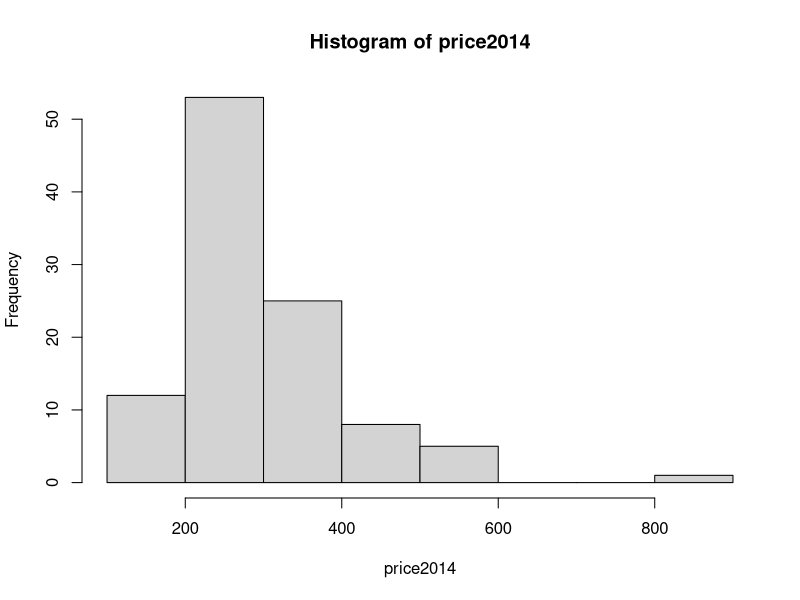
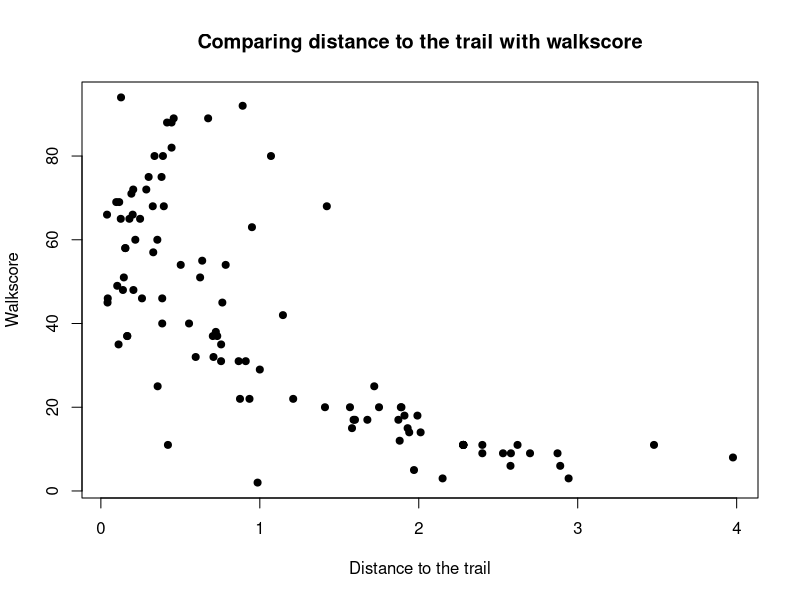
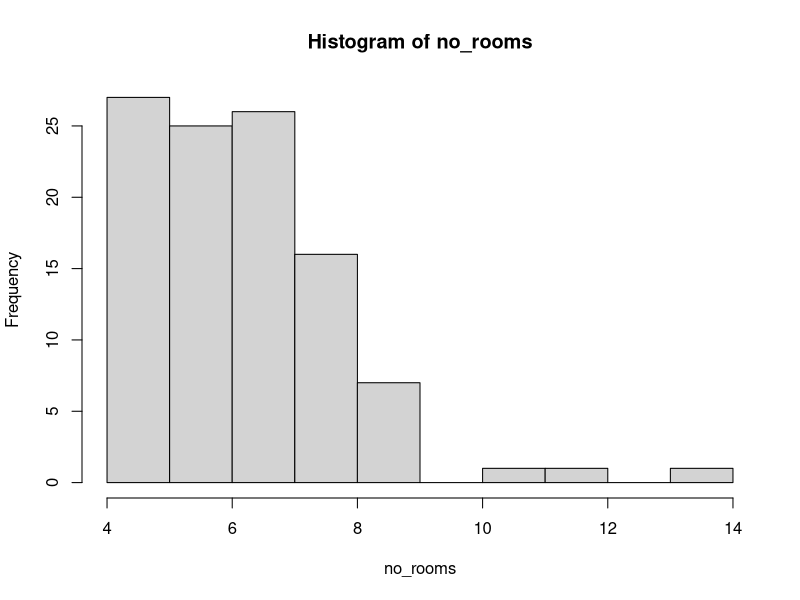
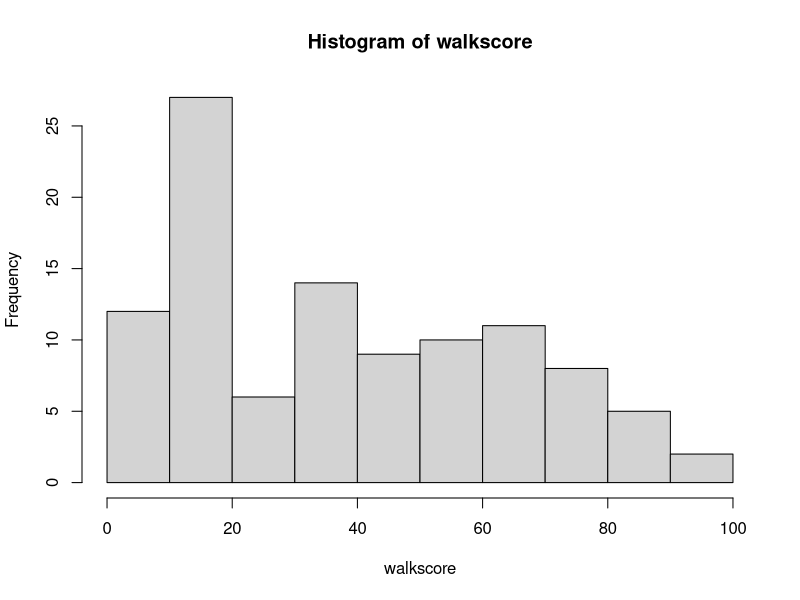
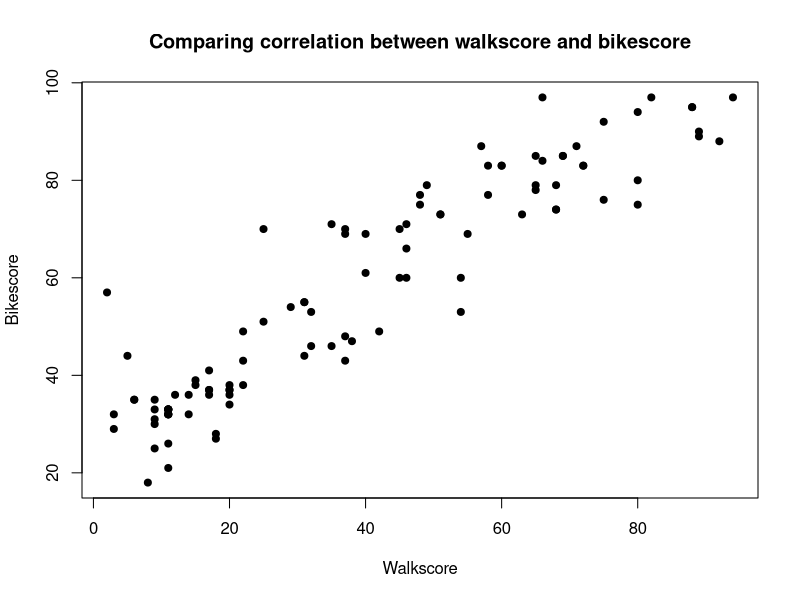
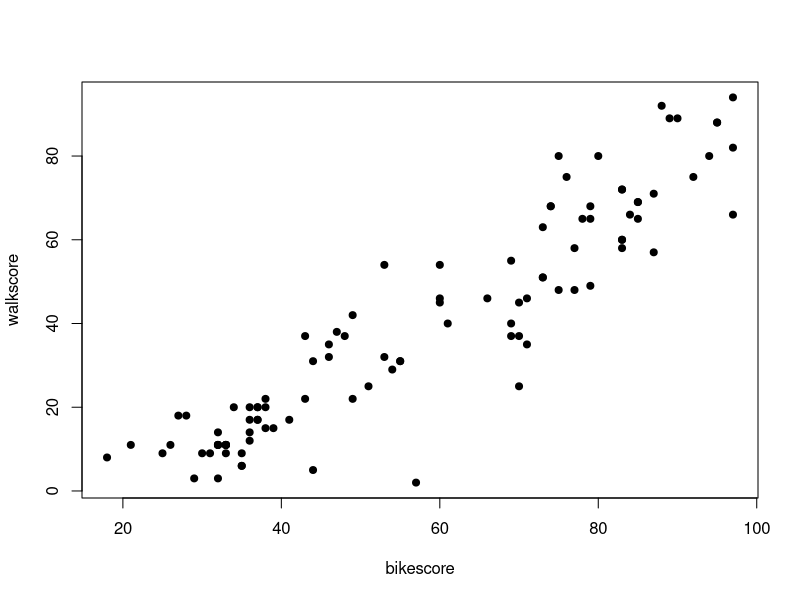
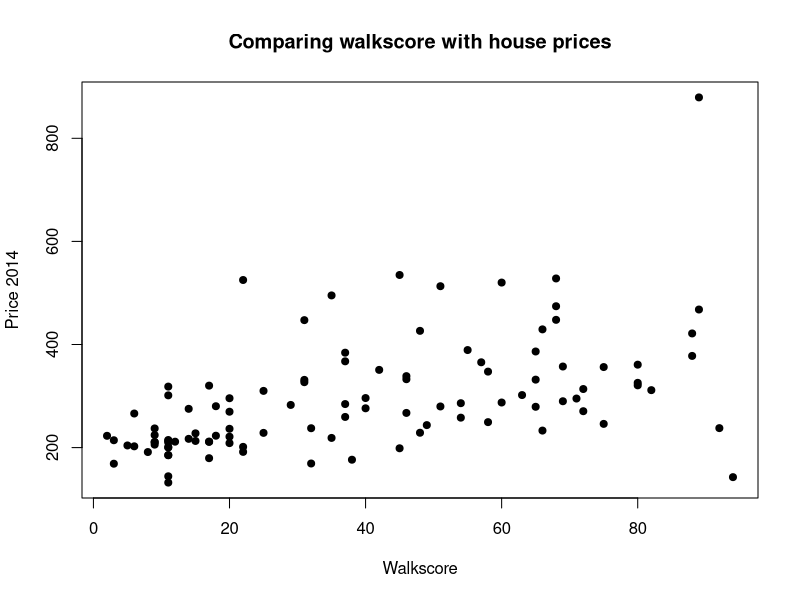
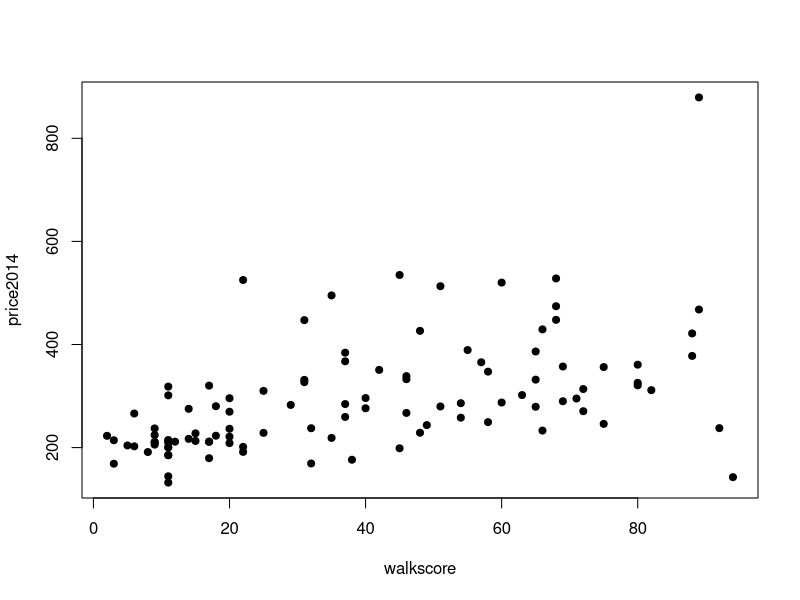

These charts were generated, in order, by the following R code: (Note: this script raises an error after producing the figures.)
library(MASS)
library(car)

houseprices <- read.csv("houseprices.csv", header=TRUE)
names(houseprices)

#
#data read in and recoded - no missing values
#
houseprices$garageF = factor(houseprices$garage_spaces)
houseprices$fullbathF = factor(houseprices$no_full_baths)
houseprices$halfbathF = factor(houseprices$no_half_baths) 
houseprices$roomF = factor(houseprices$no_rooms)
houseprices$zipF = factor(houseprices$zip)
houseprices$bedF = factor(houseprices$bedgroup)
attach(houseprices)

#
#exploration of data
#
summary(houseprices)
#out <- capture.output(summary(houseprices))
#cat("Summary Output", out, file="Summary Output GLM 1.txt", sep = "n", append=TRUE)
hist(price2014)
plot(distance, walkscore, xlab = "Distance to the trail", ylab = "Walkscore", main = "Comparing distance to the trail with walkscore", cex=1.4, pch = 20)
hist(no_rooms)
hist(walkscore)
plot(walkscore, bikescore, cex=1.4, pch=20, xlab = "Walkscore", ylab = "Bikescore", main = "Comparing correlation between walkscore and bikescore")
plot(bikescore, walkscore, cex=1.4, pch=20)

plot(walkscore, price2014, xlab = "Walkscore", ylab = "Price 2014", main = "Comparing walkscore with house prices", cex=1.4, pch = 20)

plot(walkscore, price2014, cex=1.4, pch=20)
plot(distance, price2014, cex=1.4, pch=20, xlab = "Distance to the trail", ylab = "Price 2014", main = "Comparing distance to the trail to house prices")
plot(price2014, distance)
plot(garageF, price2014, xlab = "Number of Garages", ylab = "Price 2014", main= "Comparing number of garages to Price 2014")

plot(fullbathF, price2014, xlab = "Number of Full Bathrooms", ylab = "Price 2014", main= "Comparing number of full bathrooms to Price 2014")

plot(acre, price2014)
plot(distance, price2014)
plot(zipF, price2014, xlab = "Zipcode", ylab = "Price 2014", main= "Comparing zipcode to Price 2014")
plot(no_rooms, bedF)
plot(no_rooms, price2014)
plot(roomF, bedF, xlab = "Number of Rooms", ylab = "Bed Group Factors", main= "Comparing Number of Rooms to Bed Group Factors")
plot(roomF, price2014, xlab = "Number of Rooms", ylab = "Price 2014", main= "Comparing Number of Rooms to Price 2014")
plot(squarefeet, acre)
plot(acre, squarefeet)

plot(zipF, distance, xlab = "Zip Code", ylab = "Distance to the trail", main = "Comparing zipcode to distance to trail")
#
#model fitting
#

#Number 1, doing simple linear regression to examine relationship between distance and houseprices

mdistance <- lm(price2014 ~ distance , data = houseprices)
Anova(mdistance)
sresid <- rstandard(mdistance)
qqnorm(sresid)
qqline(sresid)

#This shows that distance is highly significant predictor of house prices


#Number 2, doing a multiple linear regression, just doing a simple one without assuming any interactions 
#This is the one without the factors except fullbathF and halfbathF and zipF
#m1 = lm(price2014 ~ acre + distance + bedgroup + bikescore + fullbathF + halfbathF + no_rooms + squarefeet + walkscore + zipF, data = houseprices)
#Anova(m1)

m1 = lm(price2014 ~ acre + bedF + bikescore + distance + garageF + fullbathF + halfbathF + roomF + squarefeet + walkscore + zipF, data = houseprices)
Anova(m1)
summary(m1)

m1test = lm(price2014 ~ acre + bedF + bikescore + distance + garageF + fullbathF + halfbathF + roomF + squarefeet + walkscore + zipF, data = houseprices, direction = "backward")
summary(m1test)
step(m1, direction = "backward")
#Previously Dropped out Bikescore as it had the least significant P value

#m2 = lm(price2014 ~ acre + distance + bedgroup + fullbathF + halfbathF + roomF + squarefeet + walkscore)
#Anova(m2)

#Dropping out acre as it is the least significant
m2 = lm(price2014 ~ bedF + bikescore + distance + garageF + fullbathF + halfbathF + roomF + squarefeet + walkscore + zipF, data = houseprices)
Anova(m2)

#Old#Dropped out Distance as it had the least significant P value

#m3 = lm(price2014 ~ acre + bedgroup + fullbathF + halfbathF + roomF + squarefeet + walkscore)
#Anova(m3)

#Dropped out bedF as it is the least significant
m3 = lm(price2014 ~ bikescore + distance + garageF + fullbathF + halfbathF + roomF + squarefeet + walkscore + zipF, data = houseprices)
Anova(m3)


#Old#Dropped out bedgroup as it had the least significant P value 

#m4 = lm(price2014 ~ acre + fullbathF + halfbathF + roomF + squarefeet + walkscore)
#Anova(m4)

#Dropped out distance 
m4 = lm(price2014 ~ bikescore + garageF + fullbathF + halfbathF + roomF + squarefeet + walkscore + zipF, data = houseprices)
Anova(m4)


#Old#Dropped out acre as it had the least significant P value

#m5 = lm(price2014 ~  fullbathF + halfbathF + roomF + squarefeet + walkscore)
#Anova(m5)

#Dropped out bikescore as it has the least significant P value
m5 = lm(price2014 ~ garageF + fullbathF + halfbathF + roomF + squarefeet + walkscore + zipF, data = houseprices)
Anova(m5)


#Old#Dropped out halfbathF as it had the least significant P value

#m6 = lm(price2014 ~  fullbathF + roomF + squarefeet + walkscore)
#Anova(m6)

#Dropped out garageF as it has the highest P value

m6 = lm(price2014 ~ fullbathF + halfbathF + roomF + squarefeet + walkscore + zipF, data = houseprices)
Anova(m6)
summary(m6)
#All values are now significant so now m6 is the final simple model
#Checkign the residuals

simpleresid <- rstandard(m6)
qqnorm(simpleresid)
qqline(simpleresid)

par(mfrow=c(2,2))
plot(m6)
#Residuals do not fit well at both ends


plot(fitted(m6),simpleresid)
#Old#Dropped out fullbathF as it had the least significant P value

#m7 = lm(price2014 ~  roomF + squarefeet + walkscore)
#Anova(m7)

##Just testing out different things 

#m8 = lm(price2014 ~ bikescore + roomF + squarefeet)
#Anova(m8)
##However, when I switch things up, bikescore now became significant

#m9 = lm(price2014 ~ roomF + fullbathF + squarefeet)
#Anova(m9)
#fullbathF is still not significant 

#m10 <- lm(price2014 ~ roomF + squarefeet + distance)
#Anova(m10)

#Now distance is significant with a p-value 0.0175 so this shows a complex relationship


##Now setting up a complex linear model based on the assumed interactions between the variables


m11 <- lm(price2014 ~ squarefeet*acre + roomF*fullbathF*halfbathF*bedF*garageF + bikescore*walkscore*zipF*distance, data = houseprices)
Anova(m11)

#Removing all of the interactions that have 0df (are repeats), starting taking out three of the least significant interactions
m12 <- lm(price2014 ~ squarefeet*acre + roomF*fullbathF*halfbathF*bedF*garageF + bikescore*walkscore*zipF*distance 
          -roomF:fullbathF:halfbathF -roomF:halfbathF:bedF -fullbathF:halfbathF:bedF -roomF:halfbathF:garageF 
          -fullbathF:halfbathF:garageF -roomF:bedF:garageF -halfbathF:bedF:garageF -roomF:fullbathF:halfbathF:bedF
          -roomF:fullbathF:halfbathF:garageF -roomF:fullbathF:bedF:garageF -roomF:halfbathF:bedF:garageF 
          -fullbathF:halfbathF:bedF:garageF -roomF:fullbathF:halfbathF:bedF:garageF, data = houseprices)
Anova(m12)

#Removed halfbathF:bedF, roomF:fullbathF , fullbathF:halfbathF
m13 <- lm(price2014 ~ squarefeet*acre + roomF*fullbathF*halfbathF*bedF*garageF + bikescore*walkscore*zipF*distance 
          -roomF:fullbathF:halfbathF -roomF:halfbathF:bedF -fullbathF:halfbathF:bedF -roomF:halfbathF:garageF 
          -fullbathF:halfbathF:garageF -roomF:bedF:garageF -halfbathF:bedF:garageF -roomF:fullbathF:halfbathF:bedF
          -roomF:fullbathF:halfbathF:garageF -roomF:fullbathF:bedF:garageF -roomF:halfbathF:bedF:garageF 
          -fullbathF:halfbathF:bedF:garageF -roomF:fullbathF:halfbathF:bedF:garageF -halfbathF:bedF
          -roomF:fullbathF -fullbathF:halfbathF, data = houseprices)
Anova(m13)

#Got rid of all the triple interactions as they were colluding the results
m14 <- lm(price2014 ~ squarefeet*acre + roomF*fullbathF*halfbathF*bedF*garageF + bikescore*walkscore*zipF*distance 
          -roomF:fullbathF:halfbathF -roomF:halfbathF:bedF -fullbathF:halfbathF:bedF -roomF:halfbathF:garageF 
          -fullbathF:halfbathF:garageF -roomF:bedF:garageF -halfbathF:bedF:garageF -roomF:fullbathF:halfbathF:bedF
          -roomF:fullbathF:halfbathF:garageF -roomF:fullbathF:bedF:garageF -roomF:halfbathF:bedF:garageF 
          -fullbathF:halfbathF:bedF:garageF -roomF:fullbathF:halfbathF:bedF:garageF -halfbathF:bedF
          -roomF:fullbathF -fullbathF:halfbathF -roomF:fullbathF:bedF -roomF:fullbathF:garageF 
          -fullbathF:bedF:garageF -bikescore:walkscore:zipF -bikescore:walkscore:distance -bikescore:zipF:distance
          -walkscore:zipF:distance -bikescore:walkscore:zipF:distance, data = houseprices)
Anova(m14)

#Got rid of fullbathF:garageF , halfbathF:garageF , bikescore:zipF , walkscore:distance , squarefeet:acre
m15 <- lm(price2014 ~ squarefeet*acre + roomF*fullbathF*halfbathF*bedF*garageF + bikescore*walkscore*zipF*distance 
          -roomF:fullbathF:halfbathF -roomF:halfbathF:bedF -fullbathF:halfbathF:bedF -roomF:halfbathF:garageF 
          -fullbathF:halfbathF:garageF -roomF:bedF:garageF -halfbathF:bedF:garageF -roomF:fullbathF:halfbathF:bedF
          -roomF:fullbathF:halfbathF:garageF -roomF:fullbathF:bedF:garageF -roomF:halfbathF:bedF:garageF 
          -fullbathF:halfbathF:bedF:garageF -roomF:fullbathF:halfbathF:bedF:garageF -halfbathF:bedF
          -roomF:fullbathF -fullbathF:halfbathF -roomF:fullbathF:bedF -roomF:fullbathF:garageF 
          -fullbathF:bedF:garageF -bikescore:walkscore:zipF -bikescore:walkscore:distance -bikescore:zipF:distance
          -walkscore:zipF:distance -bikescore:walkscore:zipF:distance -fullbathF:garageF -halfbathF:garageF
          -bikescore:zipF -walkscore:distance -squarefeet:acre, data = houseprices)
Anova(m15)

#Got rid of bedF, acre, zipF:distance
m16 <- lm(price2014 ~ squarefeet*acre + roomF*fullbathF*halfbathF*bedF*garageF + bikescore*walkscore*zipF*distance 
          -roomF:fullbathF:halfbathF -roomF:halfbathF:bedF -fullbathF:halfbathF:bedF -roomF:halfbathF:garageF 
          -fullbathF:halfbathF:garageF -roomF:bedF:garageF -halfbathF:bedF:garageF -roomF:fullbathF:halfbathF:bedF
          -roomF:fullbathF:halfbathF:garageF -roomF:fullbathF:bedF:garageF -roomF:halfbathF:bedF:garageF 
          -fullbathF:halfbathF:bedF:garageF -roomF:fullbathF:halfbathF:bedF:garageF -halfbathF:bedF
          -roomF:fullbathF -fullbathF:halfbathF -roomF:fullbathF:bedF -roomF:fullbathF:garageF 
          -fullbathF:bedF:garageF -bikescore:walkscore:zipF -bikescore:walkscore:distance -bikescore:zipF:distance
          -walkscore:zipF:distance -bikescore:walkscore:zipF:distance -fullbathF:garageF -halfbathF:garageF
          -bikescore:zipF -walkscore:distance -squarefeet:acre -bedF -acre -zipF:distance, data = houseprices)
Anova(m16)


#Got rid of squarefeet , roomF:bedF, bedF:garageF, bikescore:distance
m17 <- lm(price2014 ~ squarefeet*acre + roomF*fullbathF*halfbathF*bedF*garageF + bikescore*walkscore*zipF*distance 
          -roomF:fullbathF:halfbathF -roomF:halfbathF:bedF -fullbathF:halfbathF:bedF -roomF:halfbathF:garageF 
          -fullbathF:halfbathF:garageF -roomF:bedF:garageF -halfbathF:bedF:garageF -roomF:fullbathF:halfbathF:bedF
          -roomF:fullbathF:halfbathF:garageF -roomF:fullbathF:bedF:garageF -roomF:halfbathF:bedF:garageF 
          -fullbathF:halfbathF:bedF:garageF -roomF:fullbathF:halfbathF:bedF:garageF -halfbathF:bedF
          -roomF:fullbathF -fullbathF:halfbathF -roomF:fullbathF:bedF -roomF:fullbathF:garageF 
          -fullbathF:bedF:garageF -bikescore:walkscore:zipF -bikescore:walkscore:distance -bikescore:zipF:distance
          -walkscore:zipF:distance -bikescore:walkscore:zipF:distance -fullbathF:garageF -halfbathF:garageF
          -bikescore:zipF -walkscore:distance -squarefeet:acre -bedF -acre -zipF:distance
          -squarefeet - roomF:bedF -bedF:garageF -bikescore:distance, data = houseprices)
Anova(m17)


#Got rid of fullbathF:bedF , walkscore:zipF , distance
m18 <- lm(price2014 ~ squarefeet*acre + roomF*fullbathF*halfbathF*bedF*garageF + bikescore*walkscore*zipF*distance 
          -roomF:fullbathF:halfbathF -roomF:halfbathF:bedF -fullbathF:halfbathF:bedF -roomF:halfbathF:garageF 
          -fullbathF:halfbathF:garageF -roomF:bedF:garageF -halfbathF:bedF:garageF -roomF:fullbathF:halfbathF:bedF
          -roomF:fullbathF:halfbathF:garageF -roomF:fullbathF:bedF:garageF -roomF:halfbathF:bedF:garageF 
          -fullbathF:halfbathF:bedF:garageF -roomF:fullbathF:halfbathF:bedF:garageF -halfbathF:bedF
          -roomF:fullbathF -fullbathF:halfbathF -roomF:fullbathF:bedF -roomF:fullbathF:garageF 
          -fullbathF:bedF:garageF -bikescore:walkscore:zipF -bikescore:walkscore:distance -bikescore:zipF:distance
          -walkscore:zipF:distance -bikescore:walkscore:zipF:distance -fullbathF:garageF -halfbathF:garageF
          -bikescore:zipF -walkscore:distance -squarefeet:acre -bedF -acre -zipF:distance
          -squarefeet - roomF:bedF -bedF:garageF -bikescore:distance -fullbathF -walkscore:zipF - distance, data = houseprices)
Anova(m18)

##Got rid of bikescore
m19 <- lm(price2014 ~ squarefeet*acre + roomF*fullbathF*halfbathF*bedF*garageF + bikescore*walkscore*zipF*distance 
          -roomF:fullbathF:halfbathF -roomF:halfbathF:bedF -fullbathF:halfbathF:bedF -roomF:halfbathF:garageF 
          -fullbathF:halfbathF:garageF -roomF:bedF:garageF -halfbathF:bedF:garageF -roomF:fullbathF:halfbathF:bedF
          -roomF:fullbathF:halfbathF:garageF -roomF:fullbathF:bedF:garageF -roomF:halfbathF:bedF:garageF 
          -fullbathF:halfbathF:bedF:garageF -roomF:fullbathF:halfbathF:bedF:garageF -halfbathF:bedF
          -roomF:fullbathF -fullbathF:halfbathF -roomF:fullbathF:bedF -roomF:fullbathF:garageF 
          -fullbathF:bedF:garageF -bikescore:walkscore:zipF -bikescore:walkscore:distance -bikescore:zipF:distance
          -walkscore:zipF:distance -bikescore:walkscore:zipF:distance -fullbathF:garageF -halfbathF:garageF
          -bikescore:zipF -walkscore:distance -squarefeet:acre -bedF -acre -zipF:distance
          -squarefeet - roomF:bedF -bedF:garageF -bikescore:distance -fullbathF -walkscore:zipF - distance
          -bikescore, data = houseprices)
Anova(m19)

#Got rid of roomF:halfbathF
m20 <- lm(price2014 ~ squarefeet*acre + roomF*fullbathF*halfbathF*bedF*garageF + bikescore*walkscore*zipF*distance 
          -roomF:fullbathF:halfbathF -roomF:halfbathF:bedF -fullbathF:halfbathF:bedF -roomF:halfbathF:garageF 
          -fullbathF:halfbathF:garageF -roomF:bedF:garageF -halfbathF:bedF:garageF -roomF:fullbathF:halfbathF:bedF
          -roomF:fullbathF:halfbathF:garageF -roomF:fullbathF:bedF:garageF -roomF:halfbathF:bedF:garageF 
          -fullbathF:halfbathF:bedF:garageF -roomF:fullbathF:halfbathF:bedF:garageF -halfbathF:bedF
          -roomF:fullbathF -fullbathF:halfbathF -roomF:fullbathF:bedF -roomF:fullbathF:garageF 
          -fullbathF:bedF:garageF -bikescore:walkscore:zipF -bikescore:walkscore:distance -bikescore:zipF:distance
          -walkscore:zipF:distance -bikescore:walkscore:zipF:distance -fullbathF:garageF -halfbathF:garageF
          -bikescore:zipF -walkscore:distance -squarefeet:acre -bedF -acre -zipF:distance
          -squarefeet - roomF:bedF -bedF:garageF -bikescore:distance -fullbathF -walkscore:zipF - distance
          -bikescore -roomF:halfbathF, data = houseprices)
Anova(m20)

#Final model, got rid of roomF:garageF
m21 <- lm(price2014 ~ squarefeet*acre + roomF*fullbathF*halfbathF*bedF*garageF + bikescore*walkscore*zipF*distance 
          -roomF:fullbathF:halfbathF -roomF:halfbathF:bedF -fullbathF:halfbathF:bedF -roomF:halfbathF:garageF 
          -fullbathF:halfbathF:garageF -roomF:bedF:garageF -halfbathF:bedF:garageF -roomF:fullbathF:halfbathF:bedF
          -roomF:fullbathF:halfbathF:garageF -roomF:fullbathF:bedF:garageF -roomF:halfbathF:bedF:garageF 
          -fullbathF:halfbathF:bedF:garageF -roomF:fullbathF:halfbathF:bedF:garageF -halfbathF:bedF
          -roomF:fullbathF -fullbathF:halfbathF -roomF:fullbathF:bedF -roomF:fullbathF:garageF 
          -fullbathF:bedF:garageF -bikescore:walkscore:zipF -bikescore:walkscore:distance -bikescore:zipF:distance
          -walkscore:zipF:distance -bikescore:walkscore:zipF:distance -fullbathF:garageF -halfbathF:garageF
          -bikescore:zipF -walkscore:distance -squarefeet:acre -bedF -acre -zipF:distance
          -squarefeet - roomF:bedF -bedF:garageF -bikescore:distance -fullbathF -walkscore:zipF - distance
          -bikescore -roomF:halfbathF-roomF:garageF, data = houseprices)
Anova(m21)

#Testing out the residuals of the complex final model (m21)
complexresid <- rstandard(m21)
qqnorm(complexresid)
qqline(complexresid)

#The residuals are still not that good at the ends, but it is a better fit then the simplified model

plot(fitted(m21),complexresid)
#Doing a boxcox analysis to check how to better improve the model

boxcox(m6)
#For the simple model, it is close to 0 which means that it makes sense to log it

boxcox(m21)
#For the complex model, it is also close to 0 which further reinforces that I should log it

#Adding log to the simple model
m7 <- lm(log(price2014) ~ fullbathF + halfbathF + roomF + squarefeet + walkscore + zipF, data = houseprices)
Anova(m7)

simplelogresid <- rstandard(m7)
qqnorm(simplelogresid)
qqline(simplelogresid)
#Adding log to the complex model
m22 <- lm(log(price2014) ~ squarefeet*acre + roomF*fullbathF*halfbathF*bedF*garageF + bikescore*walkscore*zipF*distance 
          -roomF:fullbathF:halfbathF -roomF:halfbathF:bedF -fullbathF:halfbathF:bedF -roomF:halfbathF:garageF 
          -fullbathF:halfbathF:garageF -roomF:bedF:garageF -halfbathF:bedF:garageF -roomF:fullbathF:halfbathF:bedF
          -roomF:fullbathF:halfbathF:garageF -roomF:fullbathF:bedF:garageF -roomF:halfbathF:bedF:garageF 
          -fullbathF:halfbathF:bedF:garageF -roomF:fullbathF:halfbathF:bedF:garageF -halfbathF:bedF
          -roomF:fullbathF -fullbathF:halfbathF -roomF:fullbathF:bedF -roomF:fullbathF:garageF 
          -fullbathF:bedF:garageF -bikescore:walkscore:zipF -bikescore:walkscore:distance -bikescore:zipF:distance
          -walkscore:zipF:distance -bikescore:walkscore:zipF:distance -fullbathF:garageF -halfbathF:garageF
          -bikescore:zipF -walkscore:distance -squarefeet:acre -bedF -acre -zipF:distance
          -squarefeet - roomF:bedF -bedF:garageF -bikescore:distance -fullbathF -walkscore:zipF - distance
          -bikescore -roomF:halfbathF-roomF:garageF, data = houseprices)
Anova(m22)
summary(m22)
complexlogresid <- rstandard(m22)
qqnorm(complexlogresid)
qqline(complexlogresid)
#Testing out the residuals for the final model (m7) and it shows that this is not a really good fit for this model as the residuals are not normal
#sresid = rstandard(m7)
#qqnorm(sresid)
#qqline(sresid)


#sresid = rstandard(m8)
#qqnorm(sresid)
#qqline(sresid)

#boxCox(m7)


#Simplified complex model 
m31 <- lm(price2014 ~ (squarefeet+acre)^2 + (roomF+fullbathF+halfbathF+bedF+garageF)^2 + (bikescore+walkscore+zipF+distance)^2, data = houseprices)
Anova(m31)

#Dropped halfbathF:bedF

m32 <- lm(price2014 ~ (squarefeet+acre)^2 + (roomF+fullbathF+halfbathF+bedF+garageF)^2 -halfbathF:bedF + (bikescore+walkscore+zipF+distance)^2, data = houseprices)
Anova(m32)

#Dropped squarefeet:acre
m33 <- lm(price2014 ~ squarefeet+acre + (roomF+fullbathF+halfbathF+bedF+garageF)^2 -halfbathF:bedF + (bikescore+walkscore+zipF+distance)^2, data = houseprices)
Anova(m33)

#Dropped roomF:fullbathF
m34 <- lm(price2014 ~ squarefeet+acre + (roomF+fullbathF+halfbathF+bedF+garageF)^2 -roomF:fullbathF -halfbathF:bedF + (bikescore+walkscore+zipF+distance)^2, data = houseprices)
Anova(m34)

#Dropped bedF
m35 <- lm(price2014 ~ squarefeet+acre + (roomF+fullbathF+halfbathF+bedF+garageF)^2 -roomF:fullbathF -halfbathF:bedF-bedF + (bikescore+walkscore+zipF+distance)^2, data = houseprices)
Anova(m35)

#Dropped fullbathF:garageF 
m36 <- lm(price2014 ~ squarefeet+acre + (roomF+fullbathF+halfbathF+bedF+garageF)^2 -roomF:fullbathF -halfbathF:bedF-bedF-fullbathF:garageF + (bikescore+walkscore+zipF+distance)^2, data = houseprices)
Anova(m36)

#Dropped bikescore 
m37 <- lm(price2014 ~ squarefeet+acre + (roomF+fullbathF+halfbathF+bedF+garageF)^2 -roomF:fullbathF -halfbathF:bedF-bedF-fullbathF:garageF + (bikescore+walkscore+zipF+distance)^2 -bikescore, data = houseprices)
Anova(m37)

#Dropped bikescore:distance 
m38 <- lm(price2014 ~ squarefeet+acre + (roomF+fullbathF+halfbathF+bedF+garageF)^2 -roomF:fullbathF -halfbathF:bedF-bedF-fullbathF:garageF + (bikescore+walkscore+zipF+distance)^2 -bikescore-bikescore:distance, data = houseprices)
Anova(m38)

#Dropped distance
m39 <- lm(price2014 ~ squarefeet+acre + (roomF+fullbathF+halfbathF+bedF+garageF)^2 -roomF:fullbathF -halfbathF:bedF-bedF-fullbathF:garageF + (bikescore+walkscore+zipF+distance)^2 -bikescore-bikescore:distance-distance, data = houseprices)
Anova(m39)

#Dropped fullbathF;bedF
m40 <- lm(price2014 ~ squarefeet+acre + (roomF+fullbathF+halfbathF+bedF+garageF)^2 -roomF:fullbathF -halfbathF:bedF-bedF-fullbathF:garageF-fullbathF:bedF + (bikescore+walkscore+zipF+distance)^2 -bikescore-bikescore:distance-distance, data = houseprices)
Anova(m40)

#Dropped halfbathF: garageF
m41 <- lm(price2014 ~ squarefeet+acre + (roomF+fullbathF+halfbathF+bedF+garageF)^2 -roomF:fullbathF -halfbathF:bedF-bedF-fullbathF:garageF-fullbathF:bedF + (bikescore+walkscore+zipF+distance)^2 -bikescore-bikescore:distance-distance-halfbathF:garageF, data = houseprices)
Anova(m41)

#Dropped walkscore:distance
m42 <- lm(price2014 ~ squarefeet+acre + (roomF+fullbathF+halfbathF+bedF+garageF)^2 -roomF:fullbathF -halfbathF:bedF-bedF-fullbathF:garageF-fullbathF:bedF + (bikescore+walkscore+zipF+distance)^2 -bikescore-bikescore:distance-distance-halfbathF:garageF-walkscore:distance, data = houseprices)
Anova(m42)

#Dropped roomF:garageF
m43 <- lm(price2014 ~ squarefeet+acre + (roomF+fullbathF+halfbathF+bedF+garageF)^2 -roomF:fullbathF -halfbathF:bedF-bedF-fullbathF:garageF-fullbathF:bedF + (bikescore+walkscore+zipF+distance)^2 -bikescore-bikescore:distance-distance-halfbathF:garageF-walkscore:distance-roomF:garageF, data = houseprices)
Anova(m43)

#Dropped bedF:garageF
m44 <- lm(price2014 ~ squarefeet+acre + (roomF+fullbathF+halfbathF+bedF+garageF)^2 -roomF:fullbathF -halfbathF:bedF-bedF-fullbathF:garageF-fullbathF:bedF + (bikescore+walkscore+zipF+distance)^2 -bikescore-bikescore:distance-distance-halfbathF:garageF-walkscore:distance-roomF:garageF-bedF:garageF, data = houseprices)
Anova(m44)

#Dropped walkscore
m45 <- lm(price2014 ~ squarefeet+acre + (roomF+fullbathF+halfbathF+bedF+garageF)^2 -roomF:fullbathF -halfbathF:bedF-bedF-fullbathF:garageF-fullbathF:bedF + (bikescore+walkscore+zipF+distance)^2 -bikescore-bikescore:distance-distance-halfbathF:garageF-walkscore:distance-roomF:garageF-bedF:garageF-walkscore, data = houseprices)
Anova(m45)

#Dropped bikescore:walkscore
m46 <- lm(price2014 ~ squarefeet+acre + (roomF+fullbathF+halfbathF+bedF+garageF)^2 -roomF:fullbathF -halfbathF:bedF-bedF-fullbathF:garageF-fullbathF:bedF + (bikescore+walkscore+zipF+distance)^2 -bikescore-bikescore:distance-distance-halfbathF:garageF-walkscore:distance-roomF:garageF-bedF:garageF-walkscore-bikescore:walkscore, data = houseprices)
Anova(m46)

#Dropped roomF:halfbathF
m47 <- lm(price2014 ~ squarefeet+acre + (roomF+fullbathF+halfbathF+bedF+garageF)^2 -roomF:fullbathF -halfbathF:bedF-bedF-fullbathF:garageF-fullbathF:bedF + (bikescore+walkscore+zipF+distance)^2 -bikescore-bikescore:distance-distance-halfbathF:garageF-walkscore:distance-roomF:garageF-bedF:garageF-walkscore-bikescore:walkscore-roomF:halfbathF, data = houseprices)
Anova(m47)


#Dropped roomF:bedF
m48 <- lm(price2014 ~ squarefeet+acre + (roomF+fullbathF+halfbathF+bedF+garageF)^2 -roomF:fullbathF -halfbathF:bedF-bedF-fullbathF:garageF-fullbathF:bedF + (bikescore+walkscore+zipF+distance)^2 -bikescore-bikescore:distance-distance-halfbathF:garageF-walkscore:distance-roomF:garageF-bedF:garageF-walkscore-bikescore:walkscore-roomF:halfbathF-roomF:bedF, data = houseprices)
Anova(m48)

#Dropped bikescore:zipF
m49 <- lm(price2014 ~ squarefeet+acre + (roomF+fullbathF+halfbathF+bedF+garageF)^2 -roomF:fullbathF -halfbathF:bedF-bedF-fullbathF:garageF-fullbathF:bedF + (bikescore+walkscore+zipF+distance)^2 -bikescore-bikescore:distance-distance-halfbathF:garageF-walkscore:distance-roomF:garageF-bedF:garageF-walkscore-bikescore:walkscore-roomF:halfbathF-roomF:bedF-bikescore:zipF, data = houseprices)
Anova(m49)

#Dropped walkscore:zipF
m50 <- lm(price2014 ~ squarefeet+acre + (roomF+fullbathF+halfbathF+bedF+garageF)^2 -roomF:fullbathF -halfbathF:bedF-bedF-fullbathF:garageF-fullbathF:bedF + (bikescore+walkscore+zipF+distance)^2 -bikescore-bikescore:distance-distance-halfbathF:garageF-walkscore:distance-roomF:garageF-bedF:garageF-walkscore-bikescore:walkscore-roomF:halfbathF-roomF:bedF-bikescore:zipF-walkscore:zipF, data = houseprices)
Anova(m50)

#Dropped zipF:distance
m51 <- lm(price2014 ~ squarefeet+acre + (roomF+fullbathF+halfbathF+bedF+garageF)^2 -roomF:fullbathF -halfbathF:bedF-bedF-fullbathF:garageF-fullbathF:bedF + (bikescore+walkscore+zipF+distance)^2 -bikescore-bikescore:distance-distance-halfbathF:garageF-walkscore:distance-roomF:garageF-bedF:garageF-walkscore-bikescore:walkscore-roomF:halfbathF-roomF:bedF-bikescore:zipF-walkscore:zipF-zipF:distance, data = houseprices)
Anova(m51)

#Dropped acre
m52 <- lm(price2014 ~ squarefeet + roomF + fullbathF + halfbathF + garageF + zipF + fullbathF:halfbathF , data = houseprices)
Anova(m52)

#Dropped garageF for final model
m53 <- lm(price2014 ~ squarefeet + roomF + fullbathF + halfbathF + zipF + fullbathF:halfbathF , data = houseprices)
Anova(m53)

summary(m53)





##Final semi-complex model


m60 <- lm(price2014 ~ squarefeet + acre + (bikescore + walkscore)^2 + (zipF + distance)^2 + (bedF + roomF)^2 + garageF + fullbathF + halfbathF, data = houseprices)
Anova(m60)

#Dropped distance 

m61 <- lm(price2014 ~ squarefeet + acre + (bikescore + walkscore)^2 + zipF + zipF:distance + (bedF + roomF)^2 + garageF + fullbathF + halfbathF, data = houseprices)
Anova(m61)

#Dropped bedF:roomF

m62 <- lm(price2014 ~ squarefeet + acre + (bikescore + walkscore)^2 + zipF + zipF:distance + bedF + roomF + garageF + fullbathF + halfbathF, data = houseprices)
Anova(m62)

#Dropped zipF:distance

m63 <- lm(price2014 ~ squarefeet + acre + (bikescore + walkscore)^2 + zipF + bedF + roomF + garageF + fullbathF + halfbathF, data = houseprices)
Anova(m63)

#Dropped bikescore

m64 <- lm(price2014 ~ squarefeet + acre + walkscore + bikescore:walkscore + zipF + bedF + roomF + garageF + fullbathF + halfbathF, data = houseprices)
Anova(m64)

#Dropped bedF

m65 <- lm(price2014 ~ squarefeet + acre + walkscore + bikescore:walkscore + zipF + roomF + garageF + fullbathF + halfbathF, data = houseprices)
Anova(m65)

#Dropped acre

m66 <- lm(price2014 ~ squarefeet + walkscore + bikescore:walkscore + zipF + roomF + garageF + fullbathF + halfbathF, data = houseprices)
Anova(m66)

#Dropped halfbathF

m67 <- lm(price2014 ~ squarefeet + walkscore + bikescore:walkscore + zipF + roomF + garageF + fullbathF, data = houseprices)
Anova(m67)
summary(m67)

complexresid <- rstandard(m67)
qqnorm(complexresid)
qqline(complexresid)

boxcox(m67)


m68 <- lm(log(price2014) ~ squarefeet + walkscore + bikescore:walkscore + zipF + roomF + garageF + fullbathF, data = houseprices)
Anova(m68)

#Drop walkscore:bikescore as it is the least significant 

m69 <- lm(log(price2014) ~ squarefeet + walkscore + zipF + roomF + garageF + fullbathF, data = houseprices)
Anova(m69)

#Dropped off garageF

m70 <- lm(log(price2014) ~ squarefeet + walkscore + zipF + roomF + fullbathF, data = houseprices)
Anova(m70)

#Dropped off fullbathF

m71 <- lm(log(price2014) ~ squarefeet + walkscore + zipF + roomF, data = houseprices)
Anova(m71)

#Drop off zipF 

m72 <- lm(log(price2014) ~ squarefeet + walkscore + roomF, data = houseprices)
Anova(m72)

#Drop roomF 
m73 <- lm(log(price2014) ~ squarefeet + walkscore, data = houseprices)
Anova(m73)

summary(m73)

complexlogresid <- rstandard(m73)
hist(complexlogresid)
qqnorm(complexlogresid)
qqline(complexlogresid)


#boxcox(m6)

#Adding log to the simple model
#m7 <- lm(log(price2014) ~ fullbathF + halfbathF + roomF + squarefeet + walkscore + zipF, data = houseprices)
#Anova(m7)

#simplelogresid <- rstandard(m7)
#qqnorm(simplelogresid)
#qqline(simplelogresid)



library(calibrate)

rstandard = rstandard(m73)
#index = seq(1, 104, 1)
plot(housenum, rstandard, "l")
textxy(housenum,rstandard, housenum)

rstandard = rstandard(m67)
rstandard = rstandard(m6)
